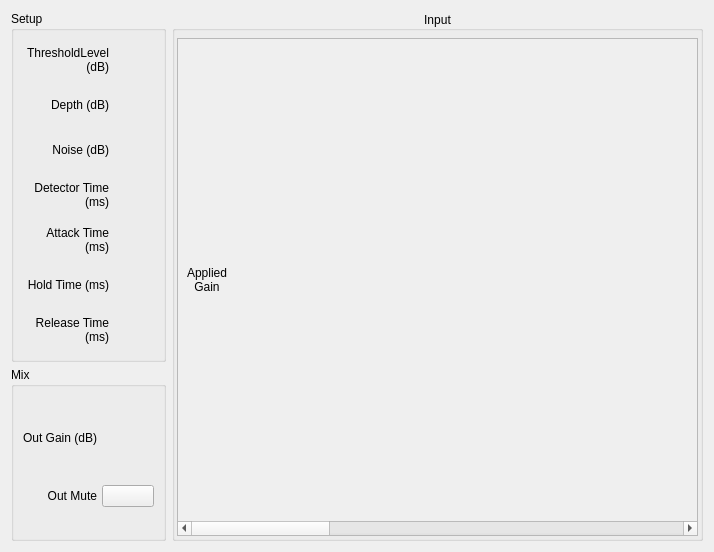
<?xml version="1.0" encoding="UTF-8"?>
<ui version="4.0">
 <class>CfgSettingAutomaticMixerGainSharing</class>
 <widget class="QWidget" name="CfgSettingAutomaticMixerGainSharing">
  <property name="geometry">
   <rect>
    <x>0</x>
    <y>0</y>
    <width>714</width>
    <height>552</height>
   </rect>
  </property>
  <property name="windowTitle">
   <string>Form</string>
  </property>
  <layout class="QHBoxLayout" name="horizontalLayout">
   <item>
    <layout class="QVBoxLayout" name="verticalLayout">
     <property name="spacing">
      <number>5</number>
     </property>
     <item>
      <widget class="QGroupBox" name="groupBox">
       <property name="minimumSize">
        <size>
         <width>0</width>
         <height>0</height>
        </size>
       </property>
       <property name="maximumSize">
        <size>
         <width>155</width>
         <height>16777215</height>
        </size>
       </property>
       <property name="focusPolicy">
        <enum>Qt::NoFocus</enum>
       </property>
       <property name="title">
        <string>Setup</string>
       </property>
       <layout class="QGridLayout" name="gridLayout">
        <property name="spacing">
         <number>5</number>
        </property>
        <item row="4" column="1">
         <widget class="ConfigGainWidget" name="Slider_AttackTime" native="true">
          <property name="minimumSize">
           <size>
            <width>40</width>
            <height>40</height>
           </size>
          </property>
          <property name="maximumSize">
           <size>
            <width>40</width>
            <height>40</height>
           </size>
          </property>
          <property name="MaxValue" stdset="0">
           <double>100.000000000000000</double>
          </property>
          <property name="MinValue" stdset="0">
           <double>5.000000000000000</double>
          </property>
          <property name="ParamType" stdset="0">
           <number>5</number>
          </property>
         </widget>
        </item>
        <item row="3" column="0">
         <widget class="QLabel" name="label_7">
          <property name="text">
           <string>Detector Time (ms)</string>
          </property>
          <property name="alignment">
           <set>Qt::AlignRight|Qt::AlignTrailing|Qt::AlignVCenter</set>
          </property>
          <property name="wordWrap">
           <bool>true</bool>
          </property>
         </widget>
        </item>
        <item row="9" column="0">
         <widget class="QLabel" name="label_3">
          <property name="text">
           <string>Release Time (ms)</string>
          </property>
          <property name="alignment">
           <set>Qt::AlignRight|Qt::AlignTrailing|Qt::AlignVCenter</set>
          </property>
          <property name="wordWrap">
           <bool>true</bool>
          </property>
         </widget>
        </item>
        <item row="2" column="1">
         <widget class="ConfigGainWidget" name="Slider_Noise" native="true">
          <property name="minimumSize">
           <size>
            <width>40</width>
            <height>40</height>
           </size>
          </property>
          <property name="maximumSize">
           <size>
            <width>40</width>
            <height>40</height>
           </size>
          </property>
          <property name="MaxValue" stdset="0">
           <double>0.000000000000000</double>
          </property>
          <property name="MinValue" stdset="0">
           <double>-40.000000000000000</double>
          </property>
         </widget>
        </item>
        <item row="1" column="0">
         <widget class="QLabel" name="label_5">
          <property name="text">
           <string>Depth (dB)</string>
          </property>
          <property name="alignment">
           <set>Qt::AlignRight|Qt::AlignTrailing|Qt::AlignVCenter</set>
          </property>
          <property name="wordWrap">
           <bool>true</bool>
          </property>
         </widget>
        </item>
        <item row="0" column="0">
         <widget class="QLabel" name="label">
          <property name="text">
           <string>ThresholdLevel (dB)</string>
          </property>
          <property name="alignment">
           <set>Qt::AlignRight|Qt::AlignTrailing|Qt::AlignVCenter</set>
          </property>
          <property name="wordWrap">
           <bool>true</bool>
          </property>
         </widget>
        </item>
        <item row="3" column="1">
         <widget class="ConfigGainWidget" name="Slider_DetectorTime" native="true">
          <property name="minimumSize">
           <size>
            <width>40</width>
            <height>40</height>
           </size>
          </property>
          <property name="maximumSize">
           <size>
            <width>40</width>
            <height>40</height>
           </size>
          </property>
          <property name="MaxValue" stdset="0">
           <double>100.000000000000000</double>
          </property>
          <property name="MinValue" stdset="0">
           <double>1.000000000000000</double>
          </property>
          <property name="ParamType" stdset="0">
           <number>5</number>
          </property>
         </widget>
        </item>
        <item row="1" column="1">
         <widget class="ConfigGainWidget" name="Slider_Depth" native="true">
          <property name="minimumSize">
           <size>
            <width>40</width>
            <height>40</height>
           </size>
          </property>
          <property name="maximumSize">
           <size>
            <width>40</width>
            <height>40</height>
           </size>
          </property>
          <property name="MaxValue" stdset="0">
           <double>0.000000000000000</double>
          </property>
          <property name="MinValue" stdset="0">
           <double>-40.000000000000000</double>
          </property>
         </widget>
        </item>
        <item row="4" column="0">
         <widget class="QLabel" name="label_2">
          <property name="text">
           <string>Attack Time (ms)</string>
          </property>
          <property name="alignment">
           <set>Qt::AlignRight|Qt::AlignTrailing|Qt::AlignVCenter</set>
          </property>
          <property name="wordWrap">
           <bool>true</bool>
          </property>
         </widget>
        </item>
        <item row="6" column="0">
         <widget class="QLabel" name="label_4">
          <property name="text">
           <string>Hold Time (ms)</string>
          </property>
          <property name="alignment">
           <set>Qt::AlignRight|Qt::AlignTrailing|Qt::AlignVCenter</set>
          </property>
          <property name="wordWrap">
           <bool>true</bool>
          </property>
         </widget>
        </item>
        <item row="2" column="0">
         <widget class="QLabel" name="label_6">
          <property name="text">
           <string>Noise (dB)</string>
          </property>
          <property name="alignment">
           <set>Qt::AlignRight|Qt::AlignTrailing|Qt::AlignVCenter</set>
          </property>
          <property name="wordWrap">
           <bool>true</bool>
          </property>
         </widget>
        </item>
        <item row="0" column="1">
         <widget class="ConfigGainWidget" name="Slider_ThreadLevel" native="true">
          <property name="minimumSize">
           <size>
            <width>40</width>
            <height>40</height>
           </size>
          </property>
          <property name="maximumSize">
           <size>
            <width>40</width>
            <height>40</height>
           </size>
          </property>
          <property name="MaxValue" stdset="0">
           <double>0.000000000000000</double>
          </property>
          <property name="MinValue" stdset="0">
           <double>-80.000000000000000</double>
          </property>
         </widget>
        </item>
        <item row="6" column="1">
         <widget class="ConfigGainWidget" name="Slider_HoldTime" native="true">
          <property name="minimumSize">
           <size>
            <width>40</width>
            <height>40</height>
           </size>
          </property>
          <property name="maximumSize">
           <size>
            <width>40</width>
            <height>40</height>
           </size>
          </property>
          <property name="MaxValue" stdset="0">
           <double>10000.000000000000000</double>
          </property>
          <property name="MinValue" stdset="0">
           <double>10.000000000000000</double>
          </property>
          <property name="StepMode" stdset="0">
           <number>1</number>
          </property>
          <property name="ParamType" stdset="0">
           <number>5</number>
          </property>
         </widget>
        </item>
        <item row="9" column="1">
         <widget class="ConfigGainWidget" name="Slider_ReleaseTime" native="true">
          <property name="minimumSize">
           <size>
            <width>40</width>
            <height>40</height>
           </size>
          </property>
          <property name="maximumSize">
           <size>
            <width>40</width>
            <height>40</height>
           </size>
          </property>
          <property name="MaxValue" stdset="0">
           <double>10000.000000000000000</double>
          </property>
          <property name="MinValue" stdset="0">
           <double>5.000000000000000</double>
          </property>
          <property name="StepMode" stdset="0">
           <number>1</number>
          </property>
          <property name="ParamType" stdset="0">
           <number>5</number>
          </property>
         </widget>
        </item>
       </layout>
      </widget>
     </item>
     <item>
      <widget class="QGroupBox" name="groupBox_3">
       <property name="title">
        <string>Mix</string>
       </property>
       <layout class="QGridLayout" name="gridLayout_3">
        <property name="leftMargin">
         <number>9</number>
        </property>
        <property name="spacing">
         <number>5</number>
        </property>
        <item row="0" column="0" alignment="Qt::AlignRight">
         <widget class="QLabel" name="label_8">
          <property name="text">
           <string>Out Gain (dB)</string>
          </property>
          <property name="alignment">
           <set>Qt::AlignRight|Qt::AlignTrailing|Qt::AlignVCenter</set>
          </property>
          <property name="wordWrap">
           <bool>true</bool>
          </property>
         </widget>
        </item>
        <item row="0" column="1" alignment="Qt::AlignHCenter">
         <widget class="ConfigGainWidget" name="Slider_MixOutGain" native="true">
          <property name="minimumSize">
           <size>
            <width>40</width>
            <height>40</height>
           </size>
          </property>
          <property name="maximumSize">
           <size>
            <width>40</width>
            <height>40</height>
           </size>
          </property>
          <property name="MaxValue" stdset="0">
           <double>10.000000000000000</double>
          </property>
          <property name="MinValue" stdset="0">
           <double>-100.000000000000000</double>
          </property>
         </widget>
        </item>
        <item row="1" column="0" alignment="Qt::AlignRight">
         <widget class="QLabel" name="label_9">
          <property name="text">
           <string>Out Mute</string>
          </property>
          <property name="alignment">
           <set>Qt::AlignRight|Qt::AlignTrailing|Qt::AlignVCenter</set>
          </property>
         </widget>
        </item>
        <item row="1" column="1">
         <widget class="QPushButton" name="PB_MixOutMute">
          <property name="focusPolicy">
           <enum>Qt::NoFocus</enum>
          </property>
          <property name="text">
           <string/>
          </property>
          <property name="checkable">
           <bool>true</bool>
          </property>
         </widget>
        </item>
       </layout>
      </widget>
     </item>
    </layout>
   </item>
   <item>
    <widget class="QGroupBox" name="groupBox_2">
     <property name="title">
      <string>Input</string>
     </property>
     <property name="alignment">
      <set>Qt::AlignCenter</set>
     </property>
     <layout class="QGridLayout" name="gridLayout_2">
      <property name="sizeConstraint">
       <enum>QLayout::SetDefaultConstraint</enum>
      </property>
      <property name="leftMargin">
       <number>2</number>
      </property>
      <property name="topMargin">
       <number>7</number>
      </property>
      <property name="rightMargin">
       <number>2</number>
      </property>
      <property name="bottomMargin">
       <number>2</number>
      </property>
      <item row="0" column="0">
       <widget class="QScrollArea" name="scrollArea">
        <property name="minimumSize">
         <size>
          <width>0</width>
          <height>0</height>
         </size>
        </property>
        <property name="widgetResizable">
         <bool>true</bool>
        </property>
        <widget class="QWidget" name="scrollAreaContents">
         <property name="geometry">
          <rect>
           <x>0</x>
           <y>0</y>
           <width>1852</width>
           <height>492</height>
          </rect>
         </property>
         <layout class="QHBoxLayout" name="horizontalLayout_2">
          <item>
           <widget class="QLabel" name="label_Hold_2">
            <property name="text">
             <string>Applied
Gain</string>
            </property>
            <property name="alignment">
             <set>Qt::AlignCenter</set>
            </property>
           </widget>
          </item>
          <item>
           <widget class="ConfigGainSharingChannel" name="widget_1" native="true">
            <property name="minimumSize">
             <size>
              <width>50</width>
              <height>350</height>
             </size>
            </property>
           </widget>
          </item>
          <item>
           <widget class="ConfigGainSharingChannel" name="widget_2" native="true">
            <property name="minimumSize">
             <size>
              <width>50</width>
              <height>350</height>
             </size>
            </property>
           </widget>
          </item>
          <item>
           <widget class="ConfigGainSharingChannel" name="widget_3" native="true">
            <property name="minimumSize">
             <size>
              <width>50</width>
              <height>350</height>
             </size>
            </property>
           </widget>
          </item>
          <item>
           <widget class="ConfigGainSharingChannel" name="widget_4" native="true">
            <property name="minimumSize">
             <size>
              <width>50</width>
              <height>350</height>
             </size>
            </property>
           </widget>
          </item>
          <item>
           <widget class="ConfigGainSharingChannel" name="widget_5" native="true">
            <property name="minimumSize">
             <size>
              <width>50</width>
              <height>350</height>
             </size>
            </property>
           </widget>
          </item>
          <item>
           <widget class="ConfigGainSharingChannel" name="widget_6" native="true">
            <property name="minimumSize">
             <size>
              <width>50</width>
              <height>350</height>
             </size>
            </property>
           </widget>
          </item>
          <item>
           <widget class="ConfigGainSharingChannel" name="widget_7" native="true">
            <property name="minimumSize">
             <size>
              <width>50</width>
              <height>350</height>
             </size>
            </property>
           </widget>
          </item>
          <item>
           <widget class="ConfigGainSharingChannel" name="widget_8" native="true">
            <property name="minimumSize">
             <size>
              <width>50</width>
              <height>350</height>
             </size>
            </property>
           </widget>
          </item>
          <item>
           <widget class="ConfigGainSharingChannel" name="widget_9" native="true">
            <property name="minimumSize">
             <size>
              <width>50</width>
              <height>350</height>
             </size>
            </property>
           </widget>
          </item>
          <item>
           <widget class="ConfigGainSharingChannel" name="widget_10" native="true">
            <property name="minimumSize">
             <size>
              <width>50</width>
              <height>350</height>
             </size>
            </property>
           </widget>
          </item>
          <item>
           <widget class="ConfigGainSharingChannel" name="widget_11" native="true">
            <property name="minimumSize">
             <size>
              <width>50</width>
              <height>350</height>
             </size>
            </property>
           </widget>
          </item>
          <item>
           <widget class="ConfigGainSharingChannel" name="widget_12" native="true">
            <property name="minimumSize">
             <size>
              <width>50</width>
              <height>350</height>
             </size>
            </property>
           </widget>
          </item>
          <item>
           <widget class="ConfigGainSharingChannel" name="widget_13" native="true">
            <property name="minimumSize">
             <size>
              <width>50</width>
              <height>350</height>
             </size>
            </property>
           </widget>
          </item>
          <item>
           <widget class="ConfigGainSharingChannel" name="widget_14" native="true">
            <property name="minimumSize">
             <size>
              <width>50</width>
              <height>350</height>
             </size>
            </property>
           </widget>
          </item>
          <item>
           <widget class="ConfigGainSharingChannel" name="widget_15" native="true">
            <property name="minimumSize">
             <size>
              <width>50</width>
              <height>350</height>
             </size>
            </property>
           </widget>
          </item>
          <item>
           <widget class="ConfigGainSharingChannel" name="widget_16" native="true">
            <property name="minimumSize">
             <size>
              <width>50</width>
              <height>350</height>
             </size>
            </property>
           </widget>
          </item>
          <item>
           <widget class="ConfigGainSharingChannel" name="widget_17" native="true">
            <property name="minimumSize">
             <size>
              <width>50</width>
              <height>350</height>
             </size>
            </property>
           </widget>
          </item>
          <item>
           <widget class="ConfigGainSharingChannel" name="widget_18" native="true">
            <property name="minimumSize">
             <size>
              <width>50</width>
              <height>350</height>
             </size>
            </property>
           </widget>
          </item>
          <item>
           <widget class="ConfigGainSharingChannel" name="widget_19" native="true">
            <property name="minimumSize">
             <size>
              <width>50</width>
              <height>350</height>
             </size>
            </property>
           </widget>
          </item>
          <item>
           <widget class="ConfigGainSharingChannel" name="widget_20" native="true">
            <property name="minimumSize">
             <size>
              <width>50</width>
              <height>350</height>
             </size>
            </property>
           </widget>
          </item>
          <item>
           <widget class="ConfigGainSharingChannel" name="widget_21" native="true">
            <property name="minimumSize">
             <size>
              <width>50</width>
              <height>350</height>
             </size>
            </property>
           </widget>
          </item>
          <item>
           <widget class="ConfigGainSharingChannel" name="widget_22" native="true">
            <property name="minimumSize">
             <size>
              <width>50</width>
              <height>350</height>
             </size>
            </property>
           </widget>
          </item>
          <item>
           <widget class="ConfigGainSharingChannel" name="widget_23" native="true">
            <property name="minimumSize">
             <size>
              <width>50</width>
              <height>350</height>
             </size>
            </property>
           </widget>
          </item>
          <item>
           <widget class="ConfigGainSharingChannel" name="widget_24" native="true">
            <property name="minimumSize">
             <size>
              <width>50</width>
              <height>350</height>
             </size>
            </property>
           </widget>
          </item>
          <item>
           <widget class="ConfigGainSharingChannel" name="widget_25" native="true">
            <property name="minimumSize">
             <size>
              <width>50</width>
              <height>350</height>
             </size>
            </property>
           </widget>
          </item>
          <item>
           <widget class="ConfigGainSharingChannel" name="widget_26" native="true">
            <property name="minimumSize">
             <size>
              <width>50</width>
              <height>350</height>
             </size>
            </property>
           </widget>
          </item>
          <item>
           <widget class="ConfigGainSharingChannel" name="widget_27" native="true">
            <property name="minimumSize">
             <size>
              <width>50</width>
              <height>350</height>
             </size>
            </property>
           </widget>
          </item>
          <item>
           <widget class="ConfigGainSharingChannel" name="widget_28" native="true">
            <property name="minimumSize">
             <size>
              <width>50</width>
              <height>350</height>
             </size>
            </property>
           </widget>
          </item>
          <item>
           <widget class="ConfigGainSharingChannel" name="widget_29" native="true">
            <property name="minimumSize">
             <size>
              <width>50</width>
              <height>350</height>
             </size>
            </property>
           </widget>
          </item>
          <item>
           <widget class="ConfigGainSharingChannel" name="widget_30" native="true">
            <property name="minimumSize">
             <size>
              <width>50</width>
              <height>350</height>
             </size>
            </property>
           </widget>
          </item>
          <item>
           <widget class="ConfigGainSharingChannel" name="widget_31" native="true">
            <property name="minimumSize">
             <size>
              <width>50</width>
              <height>350</height>
             </size>
            </property>
           </widget>
          </item>
          <item>
           <widget class="ConfigGainSharingChannel" name="widget_32" native="true">
            <property name="minimumSize">
             <size>
              <width>50</width>
              <height>400</height>
             </size>
            </property>
           </widget>
          </item>
         </layout>
        </widget>
       </widget>
      </item>
     </layout>
    </widget>
   </item>
  </layout>
 </widget>
 <customwidgets>
  <customwidget>
   <class>ConfigGainWidget</class>
   <extends>QWidget</extends>
   <header location="global">customWidget/configgainwidget.h</header>
   <container>1</container>
  </customwidget>
  <customwidget>
   <class>ConfigGainSharingChannel</class>
   <extends>QWidget</extends>
   <header>customWidget/configgainsharingchannel.h</header>
   <container>1</container>
  </customwidget>
 </customwidgets>
 <resources/>
 <connections/>
</ui>
